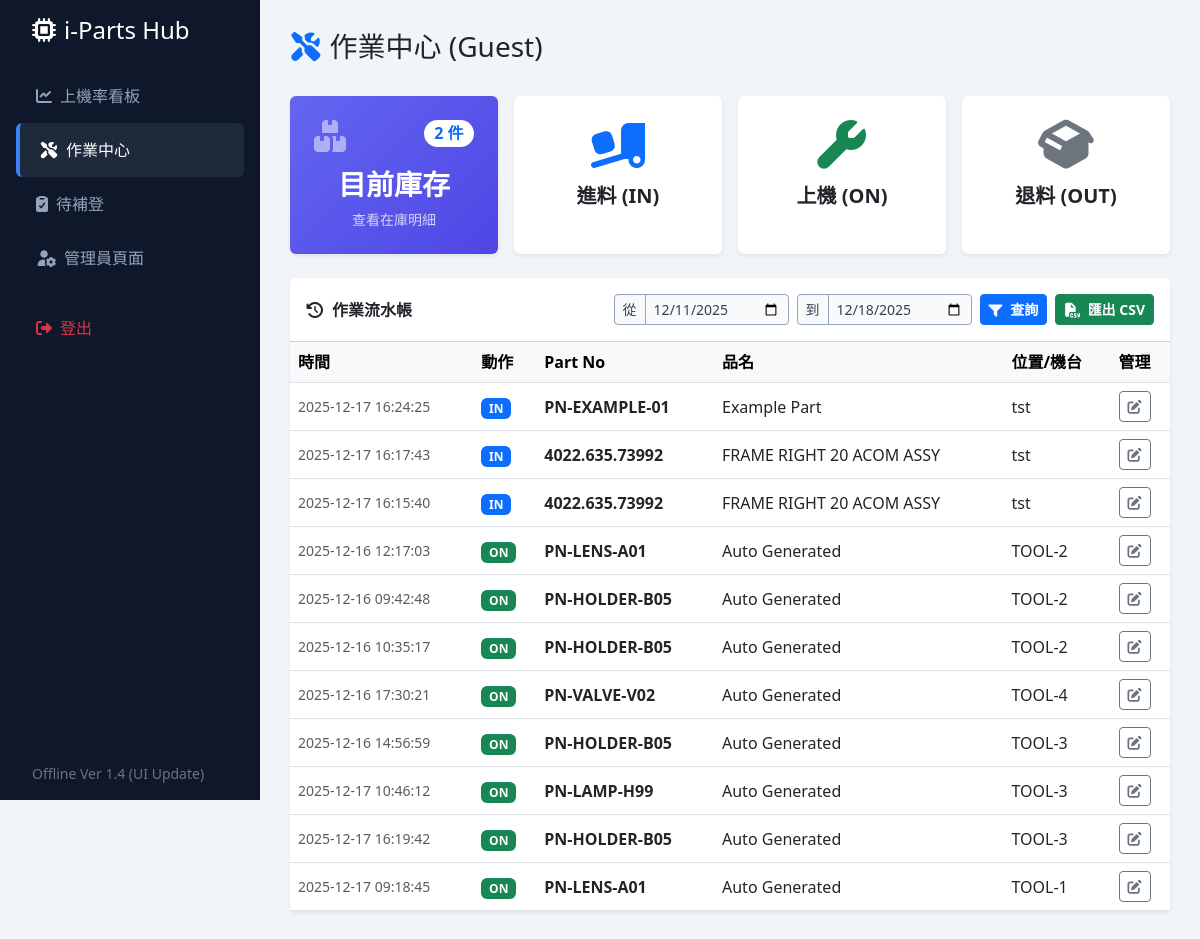
The app's page /iPart-PHP/iPart-PHP/index.php?route=ops (signed in), older data.
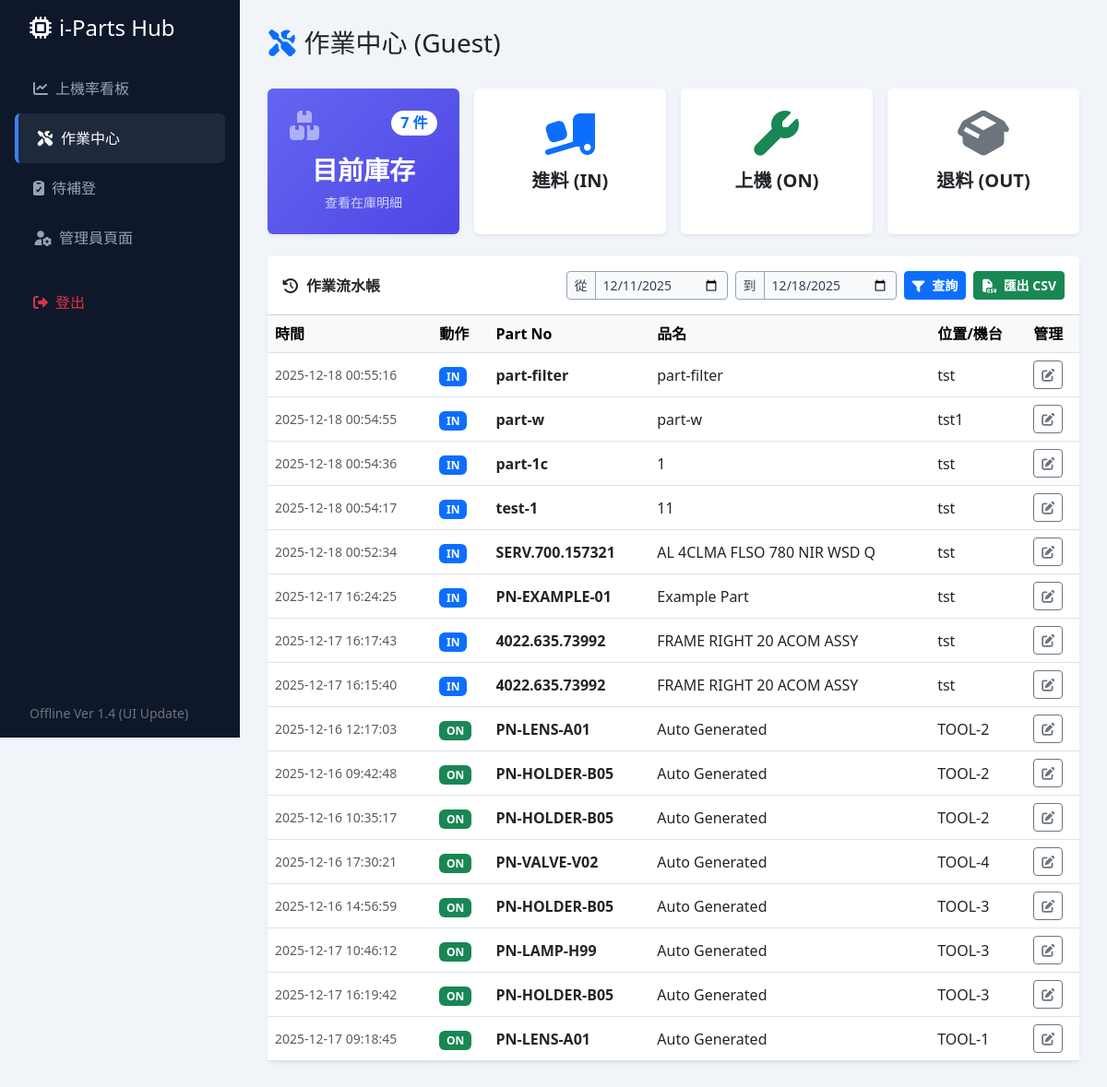
The same page, newer data.
### tables this page shows
CREATE TABLE part_lifecycle (
                id INTEGER PRIMARY KEY AUTOINCREMENT,
                dept TEXT,
                status TEXT,
                part_no TEXT,
                part_name TEXT,
                vendor TEXT,
                sn TEXT,
                location TEXT,
                ipart_logged INTEGER DEFAULT 0,
                remark TEXT,
                category TEXT,  -- ★ 新增分類欄位
                created_at TIMESTAMP DEFAULT CURRENT_TIMESTAMP
            );

### iPart-PHP/iPart-PHP/functions.php (called while the page is built, shortened)
<?php
function get_db(string $db_name): PDO {
    $pdo = new PDO("sqlite:{$db_name}.db");
    $pdo->setAttribute(PDO::ATTR_ERRMODE, PDO::ERRMODE_EXCEPTION);
    $pdo->setAttribute(PDO::ATTR_DEFAULT_FETCH_MODE, PDO::FETCH_ASSOC);
    return $pdo;
}
function get_current_inventory(string $dept): array {
    $db = get_db($dept);
    $sql = "
        SELECT p1.part_no, p1.part_name, p1.vendor, p1.sn, p1.location, p1.created_at
        FROM part_lifecycle p1
        INNER JOIN (
            SELECT part_no, sn, MAX(id) as max_id
            FROM part_lifecycle
            GROUP BY part_no, sn
        ) p2 ON p1.id = p2.max_id
        WHERE p1.status = 'IN'
        ORDER BY p1.part_no
    ";
    return $db->query($sql)->fetchAll();
}
function get_logs_by_date(string $dept, string $start_date, string $end_date): array {
    $db = get_db($dept);
    $sql = "
        SELECT * FROM part_lifecycle
        WHERE date(created_at, 'localtime') BETWEEN ? AND ?
        ORDER BY id DESC
    ";
    $stmt = $db->prepare($sql);
    $stmt->execute([$start_date, $end_date]);
    return $stmt->fetchAll();
}
?>

### iPart-PHP/iPart-PHP/views/ops_center.php (the view, shortened to what this page needs)
<div class="d-flex justify-content-between align-items-center mb-4">
    <h3><i class="fas fa-tools me-2 text-primary"></i>作業中心 (<?= $curr_dept ?>)</h3>
</div>
<div class="row g-3 mb-4">
    <div class="col-md-3">
        <a href="index.php?route=inventory" class="text-decoration-none">
            <div class="card h-100 border-0 shadow-sm" style="background: linear-gradient(135deg, #6366f1 0%, #4f46e5 100%); color: white;">
                <div class="card-body text-center py-4">
                    <div class="d-flex justify-content-between align-items-start px-2">
                        <i class="fas fa-boxes fa-2x opacity-50"></i>
                        <span class="badge bg-white text-primary rounded-pill fs-6"><?= $inv_count ?> 件</span>
                    </div>
                    <h3 class="mt-3 fw-bold">目前庫存</h3>
                    <p class="mb-0 opacity-75 small">查看在庫明細</p>
                </div>
            </div>
        </a>
    </div>
    <div class="col-md-3"><a href="index.php?route=ops_new&status=IN" class="text-decoration-none"><div class="card h-100 bg-white border-0 shadow-sm text-center"><div class="card-body py-4"><i class="fas fa-truck-loading fa-3x mb-3 text-primary"></i><h5 class="fw-bold text-dark">進料 (IN)</h5></div></div></a></div>
    <div class="col-md-3"><a href="index.php?route=ops_new&status=ON" class="text-decoration-none"><div class="card h-100 bg-white border-0 shadow-sm text-center"><div class="card-body py-4"><i class="fas fa-wrench fa-3x mb-3 text-success"></i><h5 class="fw-bold text-dark">上機 (ON)</h5></div></div></a></div>
    <div class="col-md-3"><a href="index.php?route=ops_new&status=OUT" class="text-decoration-none"><div class="card h-100 bg-white border-0 shadow-sm text-center"><div class="card-body py-4"><i class="fas fa-box-open fa-3x mb-3 text-secondary"></i><h5 class="fw-bold text-dark">退料 (OUT)</h5></div></div></a></div>
</div>
<div class="card border-0 shadow-sm">
    <div class="card-header bg-white py-3">
        <div class="row align-items-center">
            <div class="col-md-3">
                <span class="fw-bold"><i class="fas fa-history me-2"></i>作業流水帳</span>
            </div>
            <div class="col-md-9">
                <form method="GET" action="index.php" class="d-flex justify-content-end gap-2">
                    <div class="input-group input-group-sm" style="width: auto;">
                        <span class="input-group-text bg-light">從</span>
                        <input type="date" name="start_date" class="form-control" value="<?= $start_date ?>">
                    </div>
                    <div class="input-group input-group-sm" style="width: auto;">
                        <span class="input-group-text bg-light">到</span>
                        <input type="date" name="end_date" class="form-control" value="<?= $end_date ?>">
                    </div>
                    <button type="submit" class="btn btn-sm btn-primary fw-bold">
                        <i class="fas fa-filter me-1"></i> 查詢
                    </button>
                    <a href="index.php?route=ops_export_csv&start_date=<?= $start_date ?>&end_date=<?= $end_date ?>" target="_blank" class="btn btn-sm btn-success fw-bold">
                        <i class="fas fa-file-csv me-1"></i> 匯出 CSV
                    </a>
                </form>
            </div>
        </div>
    </div>
    <div class="table-responsive">
        <table class="table table-hover align-middle mb-0">
            <thead class="table-light"><tr><th>時間</th><th>動作</th><th>Part No</th><th>品名</th><th>位置/機台</th><th>管理</th></tr></thead>
            <tbody>
                <?php if (empty($logs)): ?>
                    <tr><td colspan="6" class="text-center py-5 text-muted">該日期區間無資料</td></tr>
                <?php else: ?>
                    <?php foreach ($logs as $log): ?>
                    <tr>
                        <td class="small text-muted"><?= $log['created_at'] ?></td>
                        <td><span class="badge bg-<?= ($log['status']=='IN'?'primary':($log['status']=='ON'?'success':'secondary')) ?>"><?= $log['status'] ?></span></td>
                        <td class="fw-bold"><?= $log['part_no'] ?></td>
                        <td><?= $log['part_name'] ?></td>
                        <td><?= $log['location'] ?></td>
                        <td>
                            <a href="index.php?route=ops_edit&id=<?= $log['id'] ?>" class="btn btn-sm btn-outline-secondary"><i class="fas fa-edit"></i></a>
                        </td>
                    </tr>
                    <?php endforeach; ?>
                <?php endif; ?>
            </tbody>
        </table>
    </div>
</div>
<?php $content = ob_get_clean(); require 'layout.php'; ?>

### iPart-PHP/iPart-PHP/index.php (shortened to what this page needs)
<?php
require_once 'functions.php';
$route = $_GET['route'] ?? 'dashboard';
switch ($route) {
    case 'ops':
        $curr_dept = $_SESSION['user_id'];
        $default_start = date('Y-m-d', strtotime('-7 days'));
        $default_end   = date('Y-m-d');
        $start_date = $_GET['start_date'] ?? $default_start;
        $end_date   = $_GET['end_date'] ?? $default_end;
        $logs = get_logs_by_date($curr_dept, $start_date, $end_date);
        $inventory_items = get_current_inventory($curr_dept);
        $inv_count = count($inventory_items);
        require 'views/ops_center.php';
        break;
}
?>

### iPart-PHP/iPart-PHP/views/layout.php (shortened to what this page needs)
<!DOCTYPE html>
<html lang="zh-TW">
<head>
    <link href="assets/css/bootstrap.min.css" rel="stylesheet">
    <link href="assets/css/all.min.css" rel="stylesheet">
</head>
<body>
    <div class="d-flex">
        <div class="sidebar d-flex flex-column p-3">
            <h4 class="text-white mb-4 px-3"><i class="fas fa-microchip me-2"></i>i-Parts Hub</h4>
            <ul class="nav nav-pills flex-column mb-auto">
                <?php $curr_route = $_GET['route'] ?? 'dashboard'; ?>
                <li class="nav-item">
                    <a href="index.php?route=dashboard" class="nav-link <?= $curr_route == 'dashboard' ? 'active' : '' ?>">
                        <i class="fas fa-chart-line me-2"></i>上機率看板
                    </a>
                </li>
                <li>
                    <a href="index.php?route=ops" class="nav-link <?= in_array($curr_route, ['ops', 'ops_new', 'inventory', 'ops_edit']) ? 'active' : '' ?>">
                        <i class="fas fa-tools me-2"></i>作業中心
                    </a>
                </li>
                <li>
                    <a href="index.php?route=ipart_pending" class="nav-link <?= $curr_route == 'ipart_pending' ? 'active' : '' ?>">
                        <i class="fas fa-clipboard-check me-2"></i>待補登
                    </a>
                </li>
                <li>
                    <a href="index.php?route=admin" class="nav-link <?= $curr_route == 'admin' ? 'active' : '' ?>">
                        <i class="fas fa-user-cog me-2"></i>管理員頁面
                    </a>
                </li>
                <li>
                    <a href="index.php?route=logout" class="nav-link text-danger mt-3">
                        <i class="fas fa-sign-out-alt me-2"></i>登出
                    </a>
                </li>
            </ul>
            <div class="text-secondary small px-3 mt-4">Offline Ver 1.4 (UI Update)</div>
        </div>
        <div class="main-content w-100">
            <?= $content ?>
        </div>
    </div>
</body>
</html>

### iPart-PHP/iPart-PHP/views/layout.php (style rules this page uses)
body { min-height: 100vh; overflow-x: hidden; background-color: #f1f5f9; }
.sidebar { min-height: 100vh; background-color: #0f172a; width: 260px; position: fixed; }
.sidebar .nav-link { color: #94a3b8; padding: 15px 20px; }
.sidebar .nav-link:hover, .sidebar .nav-link.active { color: #fff; background: #1e293b; border-left: 4px solid #3b82f6; }
.main-content { margin-left: 260px; padding: 30px; min-height: 100vh; }
.card { border: none; box-shadow: 0 4px 6px -1px rgba(0,0,0,0.1); }
.form-control, .form-select, .input-group-text { border: 1px solid #94a3b8; background-color: #f8fafc; color: #334155; transition: all 0.2s ease-in-out; }
::placeholder { color: #94a3b8 !important; opacity: 1; }

Row changes from the older to the newer data that the page shows:
added part_lifecycle: created_at "2025-12-18 00:55:16", status "IN", part_no "part-filter", part_name "part-filter", location "tst"
added part_lifecycle: created_at "2025-12-18 00:54:55", status "IN", part_no "part-w", part_name "part-w", location "tst1"
added part_lifecycle: created_at "2025-12-18 00:54:36", status "IN", part_no "part-1c", part_name "1", location "tst"
added part_lifecycle: created_at "2025-12-18 00:54:17", status "IN", part_no "test-1", part_name "11", location "tst"
added part_lifecycle: created_at "2025-12-18 00:52:34", status "IN", part_no "SERV.700.157321", part_name "AL 4CLMA FLSO 780 NIR WSD Q", location "tst"
Text that changed along with them:
$inv_count: "2" → "7"
